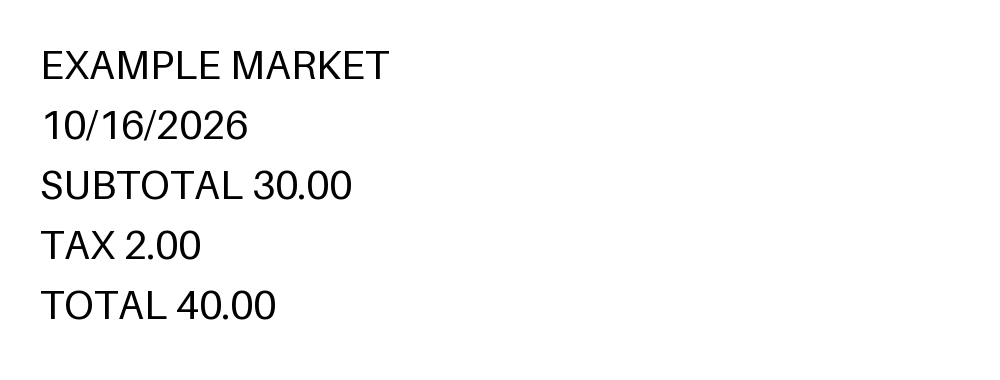
#> input picture fixtures/sample_receipts/amounts_dont_add_up.png, 1000 x 380 px
$ python -i ocr.py   (imports and definitions only)
#> lines starting #> are read from the running program, lines starting #| are printed output that depends on the picture; after the words box and inside, x2 and y2 are one past the last pixel; in counts of white or black regions, pixels touching at a corner belong together
"""Image preprocessing and Tesseract OCR."""
import time
from dataclasses import dataclass, field

import numpy as np
import pytesseract
from PIL import Image, ImageDraw, ImageFilter, ImageOps, ImageStat
from pytesseract import Output

MIN_WIDTH = 1200
UPSCALE_WIDTH = 1600
MAX_SIDE = 2400  # receipts read just as well at this size, and far faster on a small server
MAX_UPSCALED_SIDE = 2600  # upscaling a tall, narrow receipt stops here
DARK_MEAN_BRIGHTNESS = 100
OCR_TIMEOUT_SECONDS = 45
OCR_BUDGET_SECONDS = 80  # all passes together; the hosted front end gives up on a request at about 120
MIN_SECOND_PASS_SECONDS = 10
TOO_SLOW = "This photo took too long to read. Crop it closer to the receipt and try again, or enter the expense manually."
PAPER_THUMB_SIDE = 300
PAPER_MIN_SHARE = 0.04  # of the photo; anything smaller isn't the receipt
PAPER_MAX_SHARE = 0.85  # anything bigger means the photo is already cropped
PAPER_MIN_FILL = 0.45  # of its bounding box, so a bright, ragged patch of background isn't taken for paper
PAPER_MARGIN = 0.03
PAPER_MAX_REGIONS = 200
CONFIDENT_ENOUGH = 90  # above this, a second pass on the crop is not worth the wait
CROP_MIN_WORD_CONF = 60
CROP_MIN_WORD_CHARS = 3
CROP_MIN_WORDS = 5
CROP_MARGIN = 60
CROP_OUTLIER_SHARE = 0.05
CROP_MAX_AREA_SHARE = 0.8  # a bigger crop wouldn't remove enough background to justify a second pass


class OcrTooSlow(Exception):
    """Reading ran past its time limit."""


@dataclass
class OcrResult:
    text: str
    lines: list[str] = field(default_factory=list)
    mean_confidence: float = 0.0
    source: str = "ocr"


def _flatten_alpha(image: Image.Image) -> Image.Image:
    if image.mode in ("RGBA", "LA", "PA"):
        rgba = image.convert("RGBA")
        background = Image.new("RGBA", rgba.size, "white")
        return Image.alpha_composite(background, rgba)
    return image


def _otsu_threshold(pixels: np.ndarray) -> int:
    hist = np.bincount(pixels.ravel(), minlength=256).astype(float)
    count = hist.cumsum()
    weighted = (hist * np.arange(256)).cumsum()
    between = (weighted[-1] * count - weighted * count[-1]) ** 2 / (count * (count[-1] - count) + 1e-9)
    return int(between.argmax())


def _regions(mask: Image.Image):
    """(area, box) of each white region, found by flood-filling them one at a time."""
    work = mask.copy()
    for _ in range(PAPER_MAX_REGIONS):
        pixels = np.asarray(work)
        start = np.flatnonzero(pixels == 255)
        if not start.size:
            return
        y, x = divmod(int(start[0]), work.width)
        ImageDraw.floodfill(work, (x, y), 128)
        ys, xs = np.nonzero(np.asarray(work) == 128)
        yield len(xs), (int(xs.min()), int(ys.min()), int(xs.max()) + 1, int(ys.max()) + 1)
        ImageDraw.floodfill(work, (x, y), 0)


def find_paper(gray: Image.Image) -> tuple[int, int, int, int] | None:
    """Box around the receipt when it's light paper on a darker background, or None if there's nothing to cut."""
    small = ImageOps.contain(gray, (PAPER_THUMB_SIDE, PAPER_THUMB_SIDE))
    pixels = np.asarray(small)
    light = Image.fromarray(np.where(pixels > _otsu_threshold(pixels), 255, 0).astype(np.uint8))
    # Opening removes specks of background; closing fills the printed text inside the paper.
    light = light.filter(ImageFilter.MinFilter(3)).filter(ImageFilter.MaxFilter(3))
    light = light.filter(ImageFilter.MaxFilter(5)).filter(ImageFilter.MinFilter(5))
    found = max(_regions(light), default=None)
    if found is None:
        return None
    area, (left, top, right, bottom) = found
    photo_area = small.width * small.height
    box_area = (right - left) * (bottom - top)
    if area < PAPER_MIN_SHARE * photo_area or box_area > PAPER_MAX_SHARE * photo_area or area < PAPER_MIN_FILL * box_area:
        return None
    scale = gray.width / small.width
    margin = PAPER_MARGIN * max(gray.size)
    return (
        max(0, round(left * scale - margin)),
        max(0, round(top * scale - margin)),
        min(gray.width, round(right * scale + margin)),
        min(gray.height, round(bottom * scale + margin)),
    )


def preprocess(image: Image.Image) -> Image.Image:
    """Grayscale, resize, stretch contrast, invert dark-mode screenshots."""
    gray = _flatten_alpha(image).convert("L")
    if max(gray.size) > MAX_SIDE:
        gray = ImageOps.contain(gray, (MAX_SIDE, MAX_SIDE), Image.Resampling.LANCZOS)
    elif gray.width < MIN_WIDTH:
        scale = min(UPSCALE_WIDTH / gray.width, MAX_UPSCALED_SIDE / max(gray.size))
        if scale > 1:
            gray = gray.resize((round(gray.width * scale), round(gray.height * scale)), Image.Resampling.LANCZOS)
    gray = ImageOps.autocontrast(gray)
    if ImageStat.Stat(gray).mean[0] < DARK_MEAN_BRIGHTNESS:
        gray = ImageOps.invert(gray)
    return gray


# [37 lines left out: functions result_from_data, crop_box, not called in this run]


def _image_to_data(image: Image.Image, timeout: float = OCR_TIMEOUT_SECONDS) -> dict:
    try:
        return pytesseract.image_to_data(image, config="--psm 6", output_type=Output.DICT, timeout=timeout)
    except RuntimeError as e:
        if "timeout" in str(e).lower():
            raise OcrTooSlow from e
        raise


def run_ocr(image: Image.Image, tesseract_cmd: str = "") -> OcrResult:
    """Cut the receipt out of its background, OCR it, and, if that was unsure, try again cropped to the text."""
    if tesseract_cmd:
        pytesseract.pytesseract.tesseract_cmd = tesseract_cmd
    started = time.monotonic()
    gray = _flatten_alpha(image).convert("L")
    paper = find_paper(gray)
    processed = preprocess(gray.crop(paper) if paper else gray)
    data = _image_to_data(processed)
    result = result_from_data(data)
    box = None if paper else crop_box(data, processed.size)
    time_left = OCR_BUDGET_SECONDS - (time.monotonic() - started)
    if box is None or result.mean_confidence >= CONFIDENT_ENOUGH or time_left < MIN_SECOND_PASS_SECONDS:
        return result
    try:
        cropped = result_from_data(_image_to_data(processed.crop(box), min(time_left, OCR_TIMEOUT_SECONDS)))
    except OcrTooSlow:
        return result  # the first read is still usable
    return cropped if cropped.mean_confidence > result.mean_confidence else result


# [11 lines left out: function combine, not called in this run]

>>> from PIL import Image
>>> picture = Image.open('../fixtures/sample_receipts/amounts_dont_add_up.png')
#> picture is the input picture: PIL image 1000x380 RGB; min 0, max 255, mean 247.9
>>> result = run_ocr(picture)
#> in find_paper, `small = ImageOps.contain(gray, (PAPER_THUMB_SIDE, PAPER_THUMB_SIDE))`:
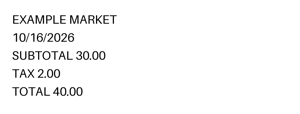
#> small: PIL image 300x114 L; min 0, max 255, mean 247.6
#> in _otsu_threshold, `hist = np.bincount(pixels.ravel(), minlength=256).astype(float)`: hist = 256 values, max 31947 at index 255, min 0 at index 1, mean 133.6
#> in _otsu_threshold, `count = hist.cumsum()`: count = 256 values from 4 to 34200
#> in _otsu_threshold, `weighted = (hist * np.arange(256)).cumsum()`: weighted = 256 values from 0 to 8467623
#> in _otsu_threshold, `between = (weighted[-1] * count - weighted * count[-1]) ** 2 / (count ..`: between = 256 values, max 1.2e+12 at index 171, min 0 at index 255, mean 8.57e+11
#> in find_paper, `light = Image.fromarray(np.where(pixels > _otsu_threshold(pixels), 255..`:
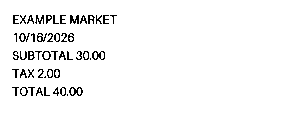
#> light: PIL image 300x114 L; 96.1% white; black in thin lines or dots, all inside (x1, y1, x2, y2) = (12, 15, 117, 96)
#> in find_paper, `light = light.filter(ImageFilter.MinFilter(3)).filter(ImageFilter.MaxF..`:
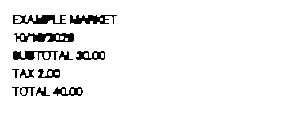
#> light: PIL image 300x114 L; 94.6% white; 13 black regions, largest, box (x1, y1, x2, y2) and area: (14, 33, 74, 42) 354, (13, 15, 66, 24) 277, (70, 15, 117, 24) 262
#> in find_paper, `light = light.filter(ImageFilter.MaxFilter(5)).filter(ImageFilter.MinF..`:
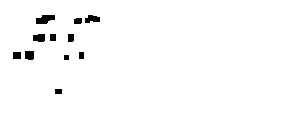
#> light: PIL image 300x114 L; 98.1% white; 11 black regions, largest, box (x1, y1, x2, y2) and area: (36, 15, 55, 24) 127, (85, 15, 100, 23) 88, (33, 34, 45, 42) 85
#> in find_paper, `found = max(_regions(light), default=None)`: found = (33538, (0, 0, 300, 114))
#> in find_paper, `area, (left, top, right, bottom) = found`: area = 33538; left = 0; right = 300; bottom = 114
#> in find_paper, `box_area = (right - left) * (bottom - top)`: box_area = 34200
#> in preprocess, `gray = gray.resize((round(gray.width * scale), round(gray.height * sca..`:
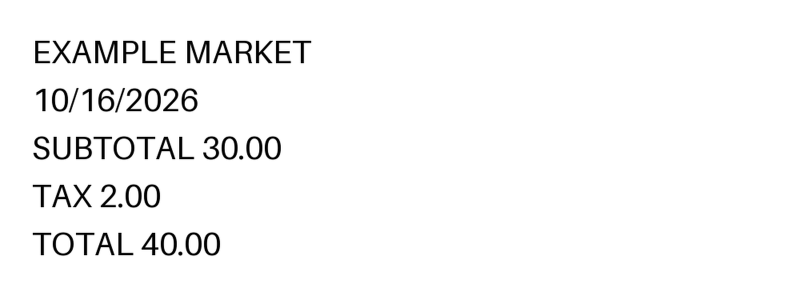
#> gray: PIL image 1600x608 L (shown at 1/2 size); min 0, max 255, mean 247.8
#> (the run stopped early here; a loop or call above may not have finished)

$ run again, on fixtures/sample_receipts/grocery_photo.png
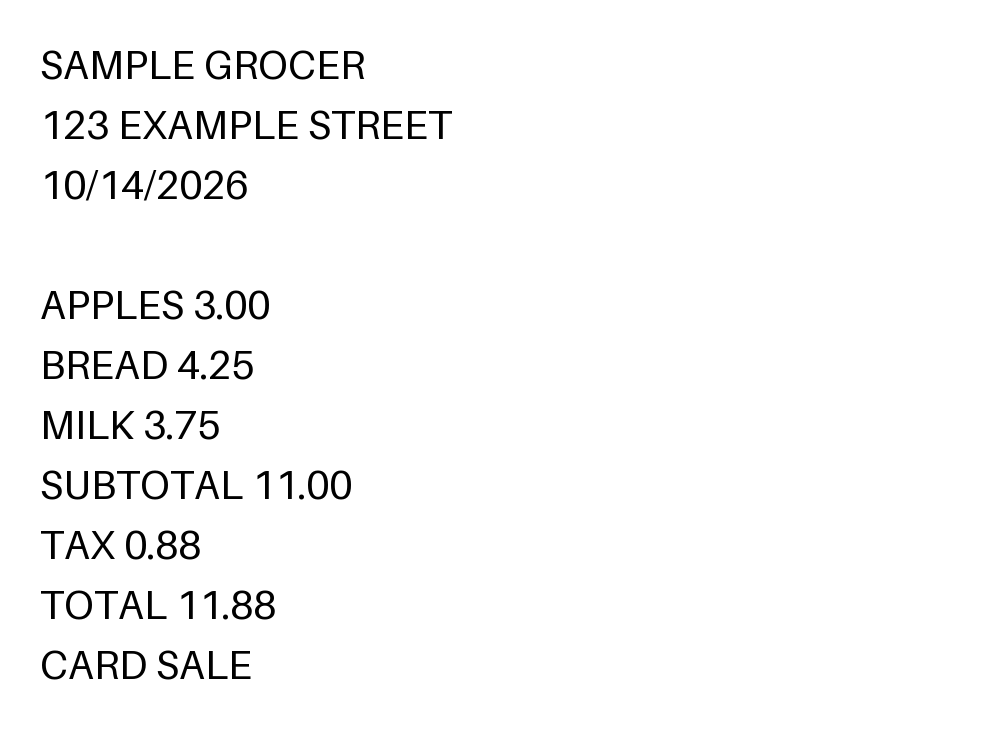
#> input picture fixtures/sample_receipts/grocery_photo.png, 1000 x 740 px
#> picture is the input picture: PIL image 1000x740 RGB; min 0, max 255, mean 247.9
#> in find_paper, `small = ImageOps.contain(gray, (PAPER_THUMB_SIDE, PAPER_THUMB_SIDE))`:
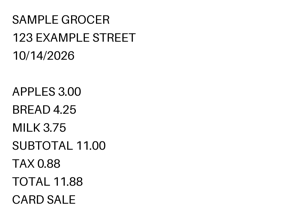
#> small: PIL image 300x222 L; min 0, max 255, mean 247.6
#> hist = 256 values, max 62236 at index 255, min 0 at index 2, mean 260.2
#> count = 256 values from 7 to 66600
#> weighted = 256 values from 0 to 16491344
#> between = 256 values, max 4.52e+12 at index 171, min 0 at index 255, mean 3.24e+12
#> in find_paper, `light = light.filter(ImageFilter.MaxFilter(5)).filter(ImageFilter.MinF..`:
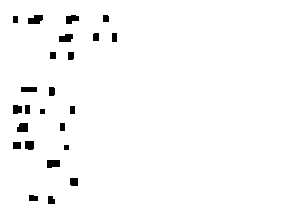
#> light: PIL image 300x222 L; 97.9% white; 24 black regions, largest, box (x1, y1, x2, y2) and area: (28, 15, 43, 24) 107, (47, 160, 60, 168) 96, (59, 34, 73, 42) 94
#> found = (65192, (0, 0, 300, 222))
#> area = 65192; left = 0; right = 300; bottom = 222
#> box_area = 66600

$ run again, on fixtures/sample_receipts/not_a_receipt.png
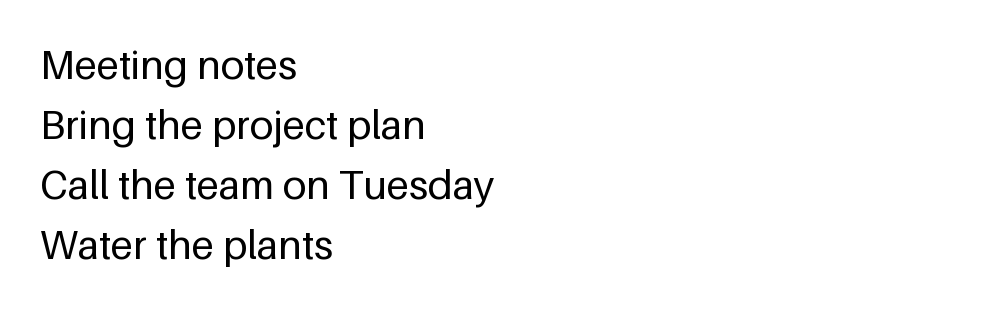
#> input picture fixtures/sample_receipts/not_a_receipt.png, 1000 x 320 px
#> picture is the input picture: PIL image 1000x320 RGB; min 0, max 255, mean 245.5
#> hist = 256 values, max 26243 at index 255, min 0 at index 2, mean 112.5
#> count = 256 values from 10 to 28800
#> weighted = 256 values from 0 to 7060215
#> between = 256 values, max 1.12e+12 at index 169, min 0 at index 255, mean 8.22e+11
#> in find_paper, `light = light.filter(ImageFilter.MaxFilter(5)).filter(ImageFilter.MinF..`:
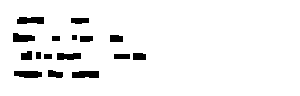
#> light: PIL image 300x96 L; 94.5% white; 16 black regions, largest, box (x1, y1, x2, y2) and area: (72, 71, 99, 78) 178, (14, 71, 42, 78) 173, (17, 17, 44, 24) 171
#> found = (27226, (0, 0, 300, 96))
#> area = 27226; left = 0; right = 300; bottom = 96
#> box_area = 28800
#> in preprocess, `gray = gray.resize((round(gray.width * scale), round(gray.height * sca..`:
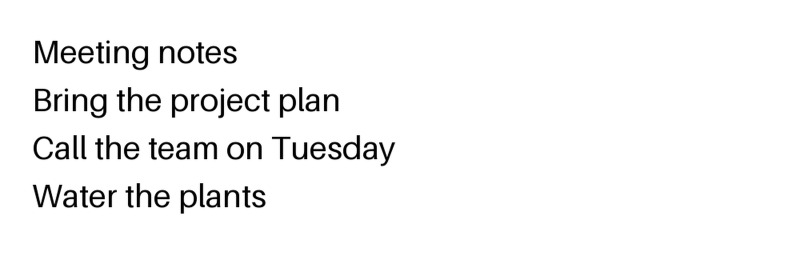
#> gray: PIL image 1600x512 L (shown at 1/2 size); min 0, max 255, mean 245.4
